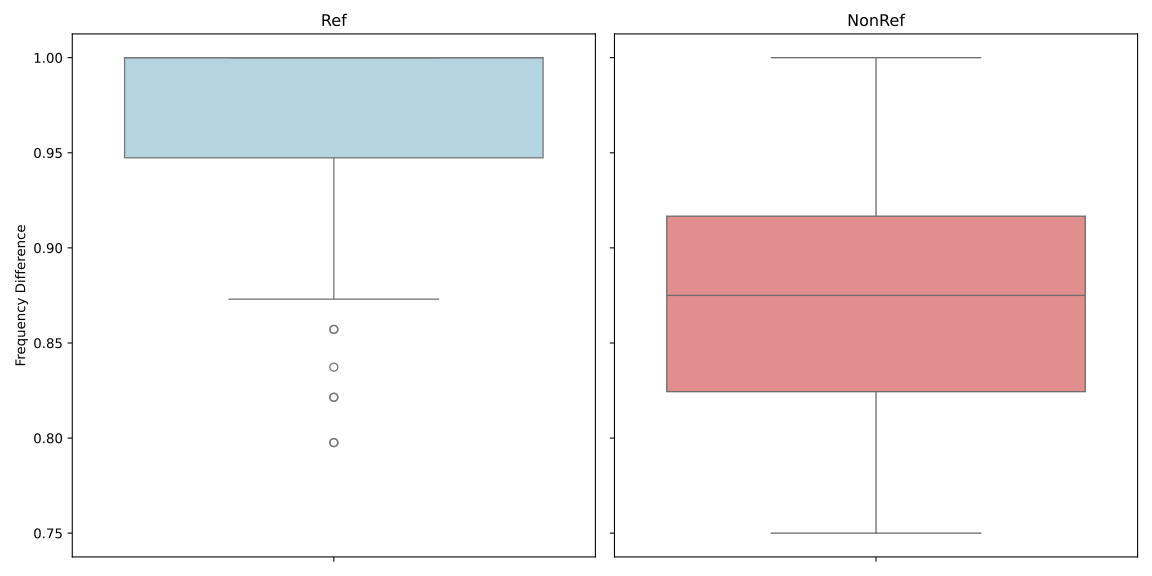

The script that saved this image:
import pandas as pd
import os
import matplotlib.pyplot as plt
import seaborn as sns

# Load nonref and ref datasets
nonref = '../../../nonreference/results'
ref = '../../../reference/results/'

# List files
nonref_files = os.listdir(nonref)
ref_files = os.listdir(ref)

# Load nonref data
list_df_nonref = []
for file in nonref_files:
    if file.endswith('.csv'):
        path = os.path.join(nonref, file)
        df = pd.read_csv(path)
        # Keep only relevant columns
        df = df[['TE_information', 'frequency_diff']]
        df['Category'] = 'NonRef'  # Add category column
        list_df_nonref.append(df)

nonref_df = pd.concat(list_df_nonref)

# Load ref data
list_df_ref = []
for file in ref_files:
    if file.endswith('.csv'):
        path = os.path.join(ref, file)
        df = pd.read_csv(path)
        # Keep only relevant columns
        df = df[['TE_information', 'frequency_diff']]
        df['Category'] = 'Ref'  # Add category column
        list_df_ref.append(df)

ref_df = pd.concat(list_df_ref)

# Combine both datasets
combined_df = pd.concat([nonref_df, ref_df])

# Create subplots
fig, axes = plt.subplots(1, 2, figsize=(12, 6), sharey=True)

# Plot NonRef data
sns.boxplot(y=ref_df['frequency_diff'], ax=axes[0], color='lightblue')
axes[0].set_title('Ref')
axes[0].set_ylabel('Frequency Difference')

# Plot Ref data
sns.boxplot(y=nonref_df['frequency_diff'], ax=axes[1], color='lightcoral')
axes[1].set_title('NonRef')

# Improve layout
plt.tight_layout()
plt.savefig('boxplot_differences.svg')

mean_nonref = nonref_df["frequency_diff"].mean()
mean_ref = ref_df["frequency_diff"].mean()
print(f"Mean Frequency Difference (NonRef): {mean_nonref}")
print(f"Mean Frequency Difference (Ref): {mean_ref}")